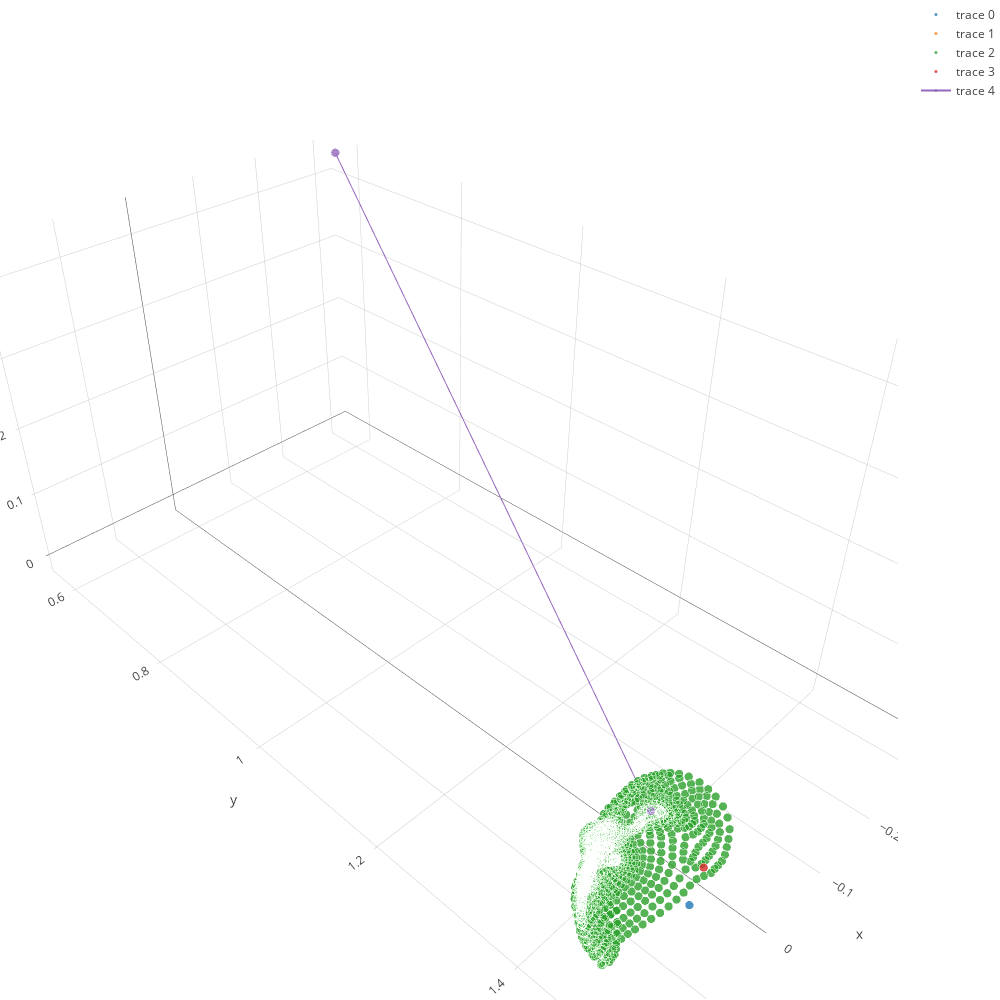

Source (notebook cell):
### Code cell
i = 3

point_traces = [
    create_trace_3d(data.reshape(-1, 3), **marker_style) 
    for data in [translations[i],
#                  markers,
                 np.stack((left_pupil_centers[i], right_pupil_centers[i])), face_points_array[i], eye_centers_origin[i]]
]

line_left_traces = [
    create_trace_3d(np.stack((left_pupil_centers[i], left_pupil_centers[i]+left_gazes_true[i])), **line_style)
]
line_right_traces = [
    create_trace_3d(np.stack((right_pupil_centers[i], right_pupil_centers[i]+right_gazes_true[i])), **line_style)
]

layout = go.Layout(margin=dict(l=0, r=0, b=0, t=0), width=1000, height=1000)

fig = go.Figure(data=point_traces+line_right_traces, layout=layout) # +
iplot(fig, filename='simple-3d-scatter')

### Figure 1 — Plotly figure (JSON) as saved in the notebook; plotly's stock layout.template omitted (floating-point values rounded to 4 significant figures; data arrays with more than 128 entries replaced by an {"elided": "..."} marker saying what was removed)
{"data": [{"marker": {"line": {"color": "rgba(217, 217, 217, 0.14)", "width": 0.5}, "opacity": 0.8, "size": 3}, "mode": "markers", "type": "scatter3d", "uid": "42718f5a-9efb-11e8-a353-c025e91e9b5a", "x": [0.1102], "y": [1.518], "z": [0.09446]}, {"marker": {"line": {"color": "rgba(217, 217, 217, 0.14)", "width": 0.5}, "opacity": 0.8, "size": 3}, "mode": "markers", "type": "scatter3d", "uid": "42718f5b-9efb-11e8-b5ab-c025e91e9b5a", "x": [0.1376, 0.06824], "y": [1.436, 1.441], "z": [0.1218, 0.1198]}, {"marker": {"line": {"color": "rgba(217, 217, 217, 0.14)", "width": 0.5}, "opacity": 0.8, "size": 3}, "mode": "markers", "type": "scatter3d", "uid": "42718f5c-9efb-11e8-b568-c025e91e9b5a", "x": {"elided": "1347 float values"}, "y": {"elided": "1347 float values"}, "z": {"elided": "1347 float values"}}, {"marker": {"line": {"color": "rgba(217, 217, 217, 0.14)", "width": 0.5}, "opacity": 0.8, "size": 3}, "mode": "markers", "type": "scatter3d", "uid": "42718f5d-9efb-11e8-a2e0-c025e91e9b5a", "x": [0.07499], "y": [1.507], "z": [0.1043]}, {"marker": {"line": {"color": "rgba(217, 217, 217, 0.14)", "width": 0.5}, "opacity": 0.8, "size": 3}, "type": "scatter3d", "uid": "42718f5e-9efb-11e8-8488-c025e91e9b5a", "x": [0.06824, -0.3139], "y": [1.441, 0.5716], "z": [0.1198, 0.4339]}], "layout": {"height": 1000, "margin": {"b": 0, "l": 0, "r": 0, "t": 0}, "width": 1000}}
